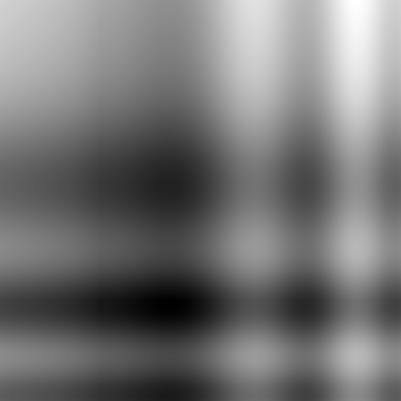
%> input picture Morfologia/ImagenSinteticaWatershed.png, 401 x 401 px
$ octave Morfologia_C2.m   (GNU Octave 9; MATLAB toolbox functions it lacks are replaced by stand-ins)
%> lines starting %> are read from the running program, lines starting %| are printed output that depends on the picture; in (x1, y1, x2, y2) boxes, pixels count from 0 and x2, y2 are one past the last pixel; in counts of white or black regions, pixels touching at a corner belong together; the program's own positions count from 1
clc, clear all, close all;
im1=imread('ImagenSinteticaWatershed.png');
%> im1 is the input picture: size 401x401 uint8; min 0, max 255, mean 116.7
figure(1),imshow(im1)
figure(2);
im2=im1>0;
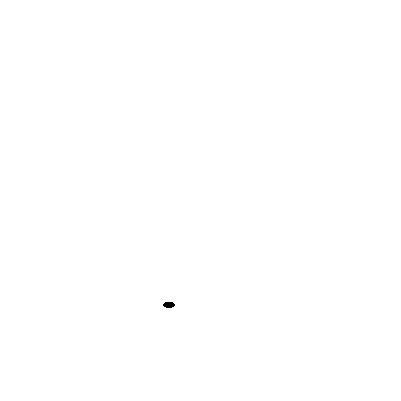
%> im2: size 401x401 logical; 100% white; 1 black region, box (x1, y1, x2, y2) and area: (163, 302, 175, 308) 58
for k=2:255
    im2=im1>k;
    [L,num]=bwlabel(~im2);
    im3=label2rgb(L);
    imshow(im3);
    xlabel(strcat(num2str(k),'--',num2str(num)));
    num_aux(k)=num;
    if(num_aux(k)<num_aux(k-1))

        %find(L==k)
    end

    pause;end;%imshow(im2);xlabel(num2str(k));pause;end
%> this loop made 254 passes
%> num on passes 1 to 3: 1, 1, 1
%> pass 1, `im2=im1>k;`:
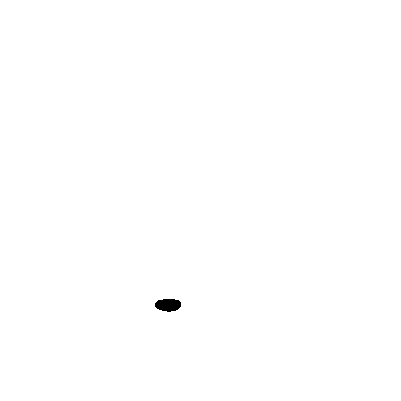
%> im2: size 401x401 logical; 99.8% white; 1 black region, box (x1, y1, x2, y2) and area: (155, 299, 181, 312) 268
%> after the loop, num_aux = 255 values, max 6 at index 65, min 0 at index 1, mean 2.32

figure(2),mesh(im3);
%> (this line was passed over: mesh is not available in this run)
%figure(3),mesh(double(im1));
